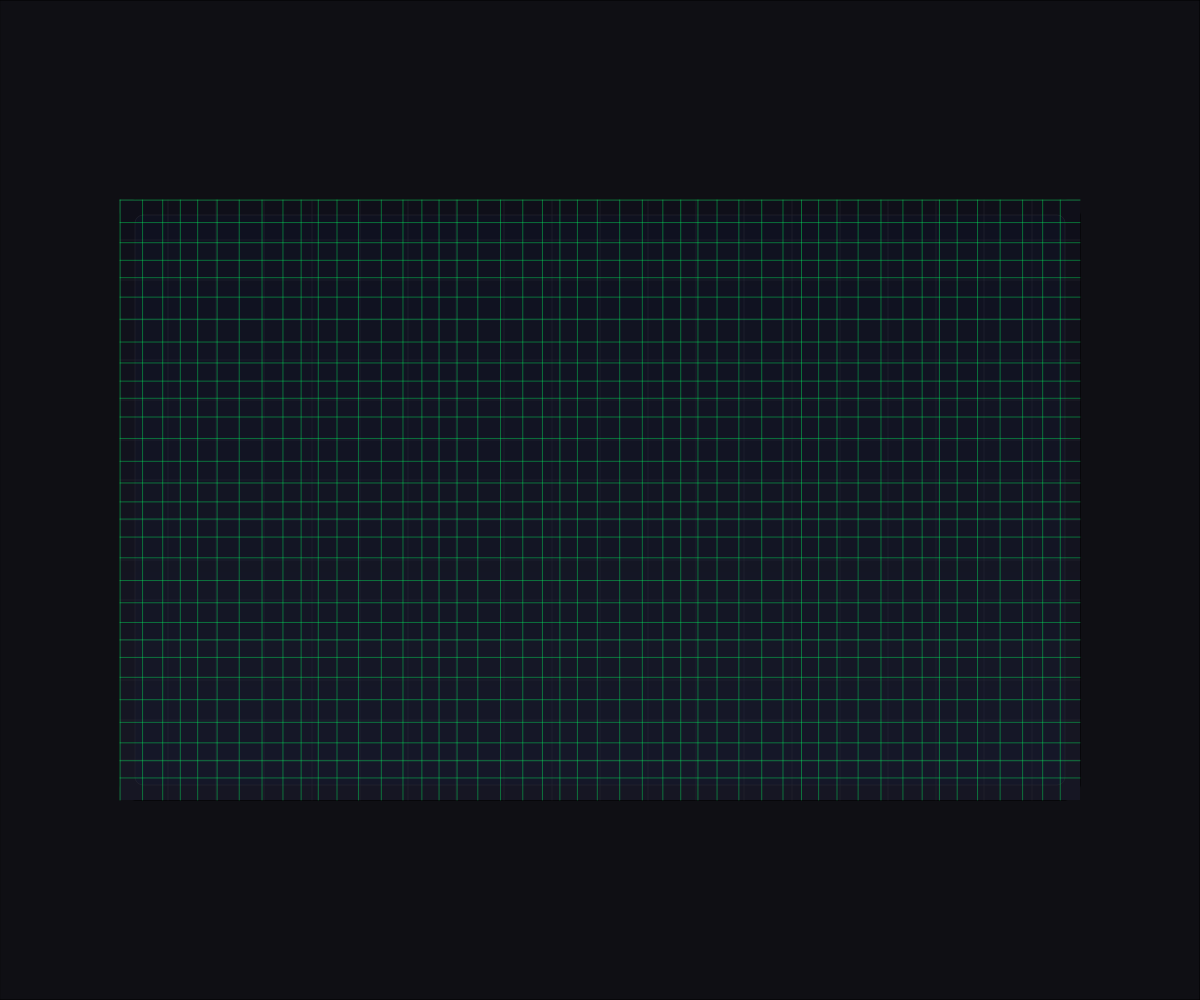
Frame 1 (no input)
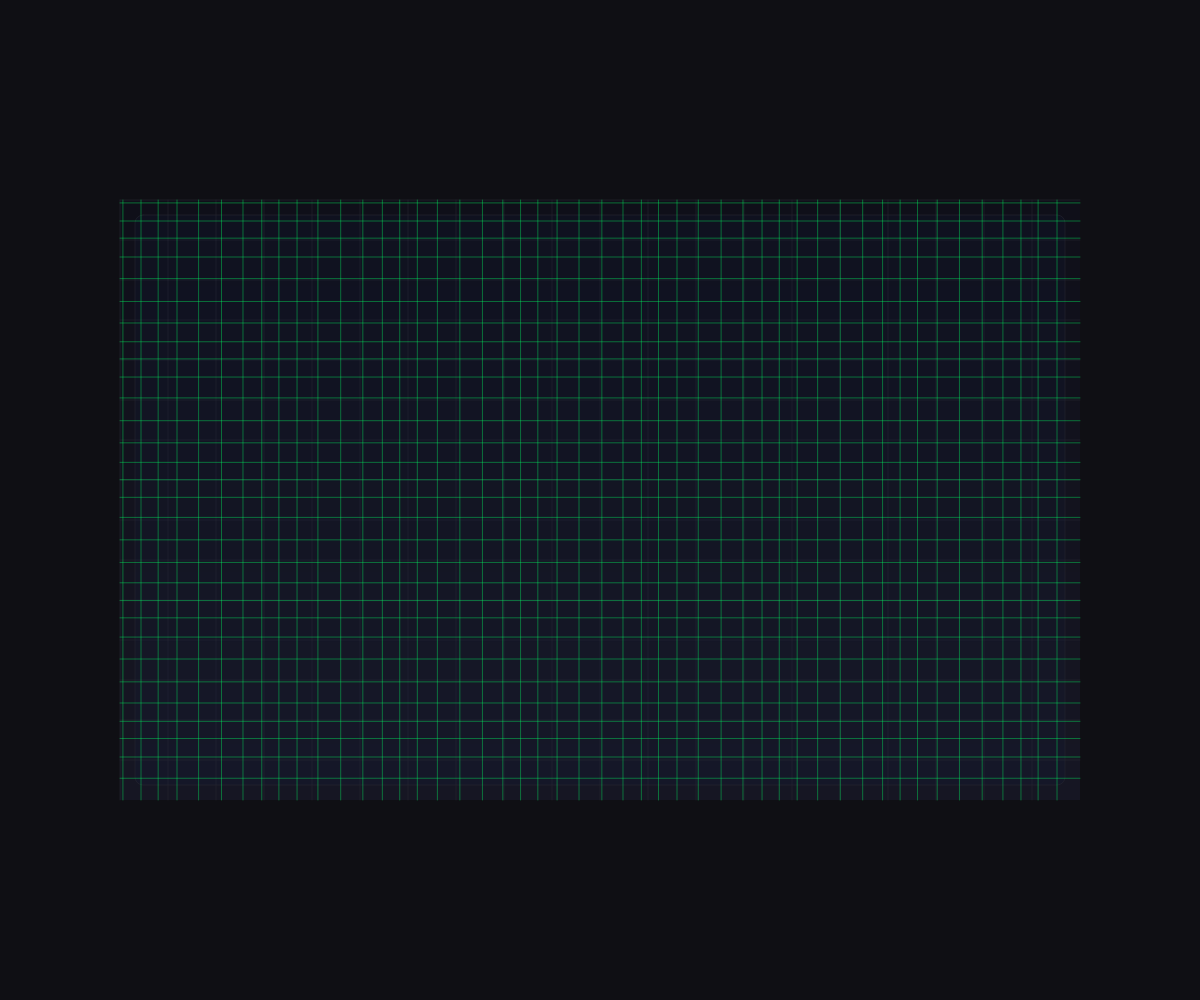
Frame 60 (no input)
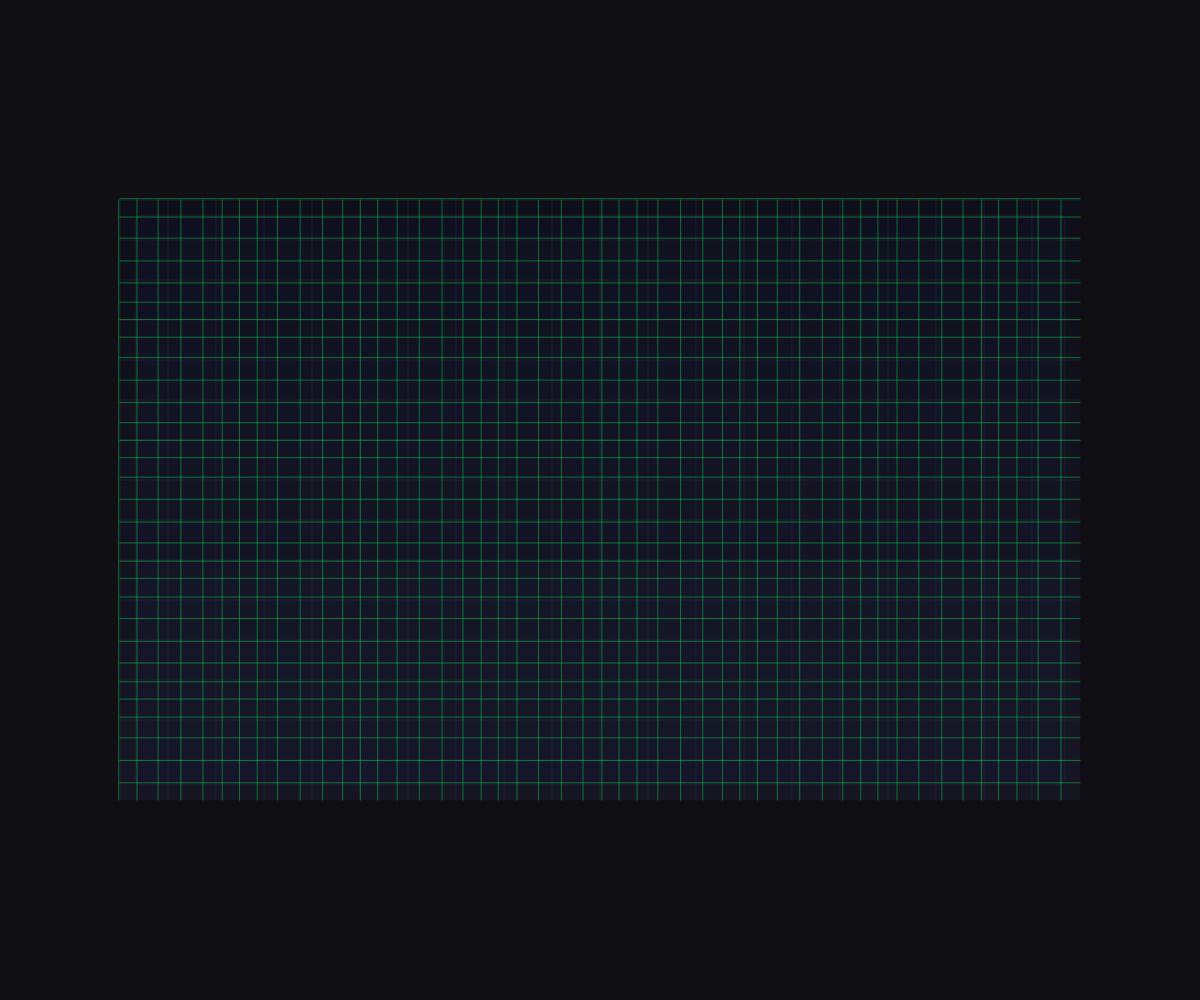
Frame 120 (the mouse pressed at the canvas centre since frame 60)

The p5.js sketch that drew these frames (run headless with seeded random() and noise() and a simulated clock; from frame 60 on, the mouse is pressed at the canvas centre):

// p5.js sketch
// ── sketch.js
let gridLines = [];
let waveOffset = 0;
let glintX, glintY;

function setup() {
  createCanvas(windowWidth, windowHeight);
  pixelDensity(1);
  
  // Initialize console dimensions
  const panelWidth = width * 0.8;
  const panelHeight = height * 0.6;
  const panelX = (width - panelWidth) / 2;
  const panelY = (height - panelHeight) / 2;
  
  // Create grid lines for the console surface
  for (let x = 0; x < panelWidth; x += panelWidth / 20) {
    gridLines.push({
      x: panelX + x,
      y1: panelY,
      y2: panelY + panelHeight,
      color: color(40, 40, 50, 150)
    });
  }
  for (let y = 0; y < panelHeight; y += panelHeight / 15) {
    gridLines.push({
      x1: panelX,
      x2: panelX + panelWidth,
      y: panelY + y,
      color: color(40, 40, 50, 150)
    });
  }
  
  // Initialize glint position
  glintX = -50;
  glintY = random(height);
}

function windowResized() {
  resizeCanvas(windowWidth, windowHeight);
}

function draw() {
  // Deep space background with subtle gradient
  background(10, 10, 15);
  
  // Draw console housing
  drawConsoleHousing();
  
  // Draw reflective panel
  drawPanel();
  
  // Animate wave effect
  animateWave();
  
  // Animate glint
  animateGlint();
}

function drawConsoleHousing() {
  // Outer black housing
  fill(15, 15, 20);
  rect(0, 0, width, height);
  
  // Inner geometric structure
  fill(30, 30, 40);
  const panelWidth = width * 0.8;
  const panelHeight = height * 0.6;
  const panelX = (width - panelWidth) / 2;
  const panelY = (height - panelHeight) / 2;
  rect(panelX, panelY, panelWidth, panelHeight, 15);
  
  // Bevel highlight
  fill(60, 60, 70, 100);
  rect(panelX + 5, panelY + 5, panelWidth - 10, 5);
  rect(panelX + 5, panelY + 5, 5, panelHeight - 10);
}

function drawPanel() {
  // Main reflective surface with gradient
  const baseColor = color(15, 15, 25);
  const highlightColor = color(40, 40, 60);
  
  noStroke();
  for (let y = 0; y < height * 0.6; y += 2) {
    const t = map(y, 0, height * 0.6, 0, 1);
    const inter = lerpColor(baseColor, highlightColor, t * 0.3);
    fill(inter);
    rect((width - width * 0.8) / 2, (height - height * 0.6) / 2 + y, width * 0.8, 2);
  }
  
  // Add subtle grid lines
  stroke(40, 40, 50, 150);
  strokeWeight(1);
  for (let i = 0; i < gridLines.length; i++) {
    const lineData = gridLines[i];
    if (lineData.x) {
      line(lineData.x, lineData.y1, lineData.x, lineData.y2);
    } else {
      line(lineData.x1, lineData.y, lineData.x2, lineData.y);
    }
  }
  
  // Inner glow effect
  const innerGlow = color(20, 40, 80, 30);
  fill(innerGlow);
  const panelWidth = width * 0.8;
  const panelHeight = height * 0.6;
  const panelX = (width - panelWidth) / 2;
  const panelY = (height - panelHeight) / 2;
  rect(panelX + 15, panelY + 15, panelWidth - 30, panelHeight - 30, 8);
}

function animateWave() {
  // Draw cascading waves of emerald-green lines
  const panelWidth = width * 0.8;
  const panelHeight = height * 0.6;
  const panelX = (width - panelWidth) / 2;
  const panelY = (height - panelHeight) / 2;
  
  stroke(0, 255, 100, 100);
  strokeWeight(1);
  
  // Draw horizontal waves
  for (let y = 0; y < panelHeight; y += 20) {
    const waveOffsetY = sin((frameCount * 0.03 + y * 0.05)) * 3;
    line(panelX, panelY + y + waveOffsetY, panelX + panelWidth, panelY + y + waveOffsetY);
  }
  
  // Draw vertical waves
  for (let x = 0; x < panelWidth; x += 20) {
    const waveOffsetX = sin((frameCount * 0.03 + x * 0.05)) * 3;
    line(panelX + x + waveOffsetX, panelY, panelX + x + waveOffsetX, panelY + panelHeight);
  }
  
  waveOffset += 0.02;
}

function animateGlint() {
  // Move glint slowly across the screen
  const speed = 0.2;
  glintX += speed;
  glintY += speed * 0.3;
  
  // Reset position when it goes off screen
  if (glintX > width + 50 || glintY > height + 50) {
    glintX = -50;
    glintY = random(height);
  }
  
  // Draw the glint as a soft white highlight
  const glow = 100 * (0.5 + 0.2 * sin(frameCount * 0.03));
  fill(255, 255, 255, glow);
  noStroke();
  ellipse(glintX, glintY, 8, 4);
  
  // Add a subtle trail effect
  fill(255, 255, 255, glow * 0.3);
  ellipse(glintX - 10, glintY - 5, 6, 3);
}
